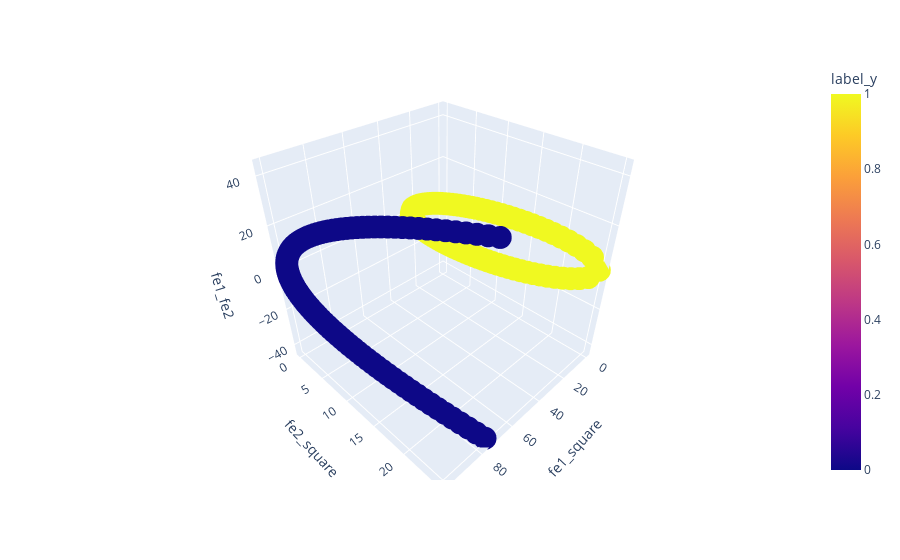

This figure's notebook cell:
### Code cell
pt.scatter_3d(df,x='fe1_square', y='fe2_square', z='fe1_fe2',color='label_y')

### Figure 1 — Plotly figure (JSON) as saved in the notebook; plotly's stock layout.template omitted (floating-point values rounded to 4 significant figures; data arrays with more than 128 entries replaced by an {"elided": "..."} marker saying what was removed)
{"data": [{"hovertemplate": "fe1_square=%{x}<br>fe2_square=%{y}<br>fe1_fe2=%{z}<br>label_y=%{marker.color}<extra></extra>", "legendgroup": "", "marker": {"color": {"elided": "400 int values"}, "coloraxis": "coloraxis", "symbol": "circle"}, "mode": "markers", "name": "", "scene": "scene", "showlegend": false, "type": "scatter3d", "x": {"elided": "400 float values"}, "y": {"elided": "400 float values"}, "z": {"elided": "400 float values"}}], "layout": {"coloraxis": {"colorbar": {"title": {"text": "label_y"}}, "colorscale": [[0, "#0d0887"], [0.1111, "#46039f"], [0.2222, "#7201a8"], [0.3333, "#9c179e"], [0.4444, "#bd3786"], [0.5556, "#d8576b"], [0.6667, "#ed7953"], [0.7778, "#fb9f3a"], [0.8889, "#fdca26"], [1, "#f0f921"]]}, "legend": {"tracegroupgap": 0}, "margin": {"t": 60}, "scene": {"domain": {"x": [0, 1], "y": [0, 1]}, "xaxis": {"title": {"text": "fe1_square"}}, "yaxis": {"title": {"text": "fe2_square"}}, "zaxis": {"title": {"text": "fe1_fe2"}}}}}
